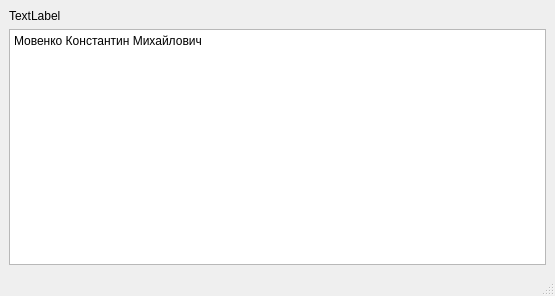
<?xml version="1.0" encoding="UTF-8"?>
<ui version="4.0">
 <class>MainWindow</class>
 <widget class="QMainWindow" name="MainWindow">
  <property name="geometry">
   <rect>
    <x>0</x>
    <y>0</y>
    <width>555</width>
    <height>296</height>
   </rect>
  </property>
  <property name="windowTitle">
   <string>MainWindow</string>
  </property>
  <widget class="QWidget" name="centralwidget">
   <layout class="QVBoxLayout" name="verticalLayout">
    <item>
     <widget class="QLabel" name="label">
      <property name="text">
       <string>TextLabel</string>
      </property>
     </widget>
    </item>
    <item>
     <widget class="QPlainTextEdit" name="plainTextEdit">
      <property name="enabled">
       <bool>true</bool>
      </property>
      <property name="autoFillBackground">
       <bool>false</bool>
      </property>
      <property name="plainText">
       <string>Мовенко Константин Михайлович</string>
      </property>
     </widget>
    </item>
   </layout>
  </widget>
  <widget class="QMenuBar" name="menubar">
   <property name="geometry">
    <rect>
     <x>0</x>
     <y>0</y>
     <width>555</width>
     <height>25</height>
    </rect>
   </property>
  </widget>
  <widget class="QStatusBar" name="statusbar"/>
 </widget>
 <resources/>
 <connections/>
</ui>
